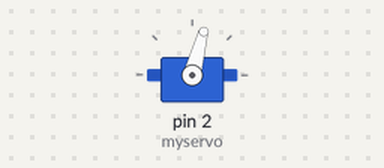
This sketch was run on a simulated Arduino Uno, built with avr-gcc and run on an emulated ATmega328P. Shown: servo.

Above: at 0.05 s.
Timing chart, 0 to 3.0 s (numbered marks = the images above):
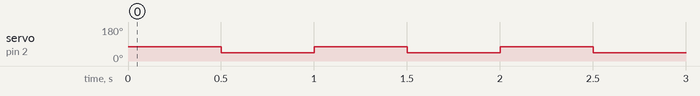

The sketch:

ServoMotorTest.ino
```cpp
#include <Servo.h>

Servo myservo;  // 定义Servo对象来控制
int ag_ser = 0;    // 角度存储变量

void setup() {
  myservo.attach(2);  // 控制线连接数字2
}

void loop() {
    ag_ser=75;
    myservo.write(ag_ser);              // 舵机角度写入
    delay(500);
    ag_ser=45 ;
    myservo.write(ag_ser);              // 舵机角度写入
    delay(500);

}
```

Measured:
- by itself, servo on pin 2 (myservo): alternates 75° for 0.50 s and 45° for 0.50 s
